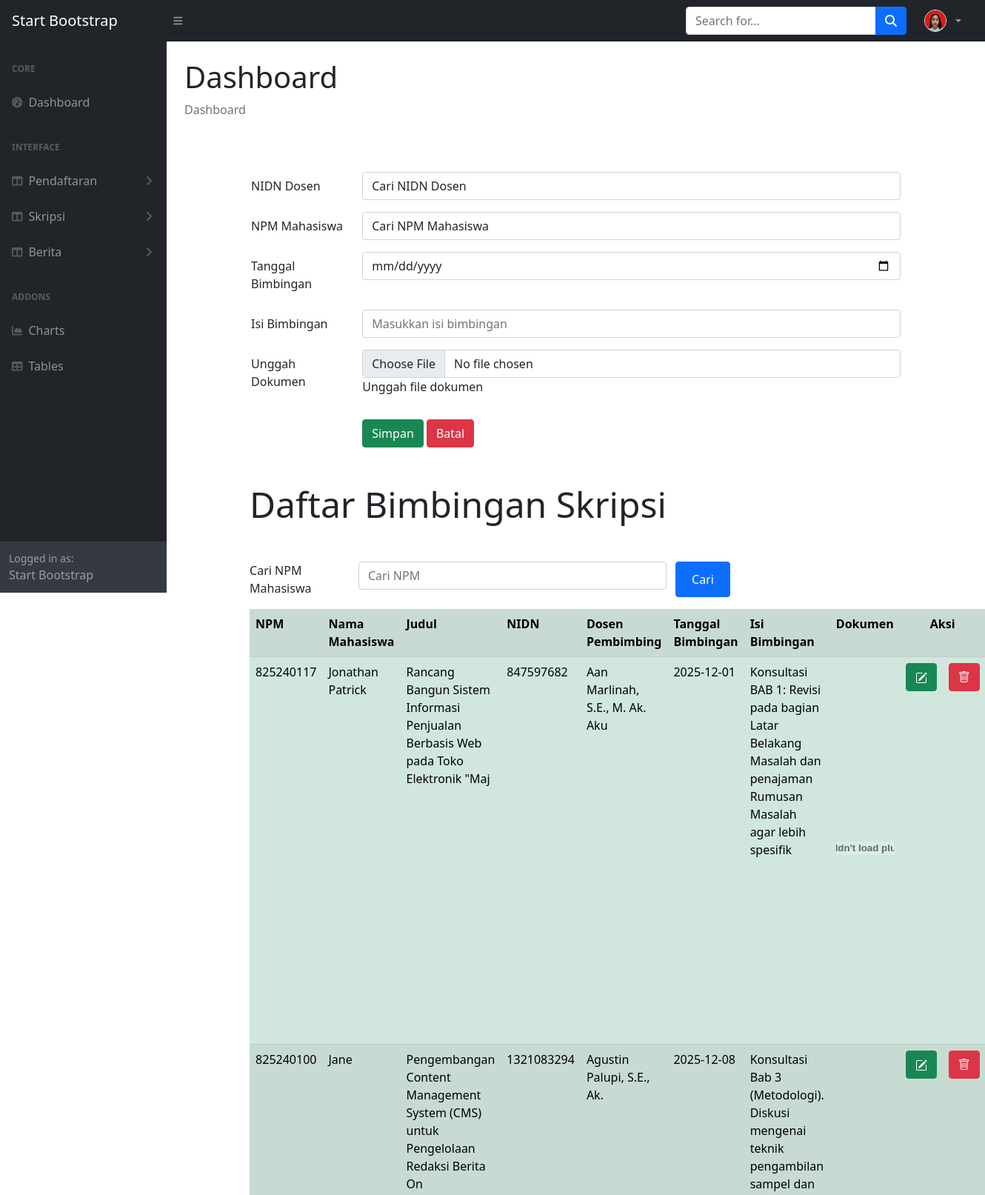
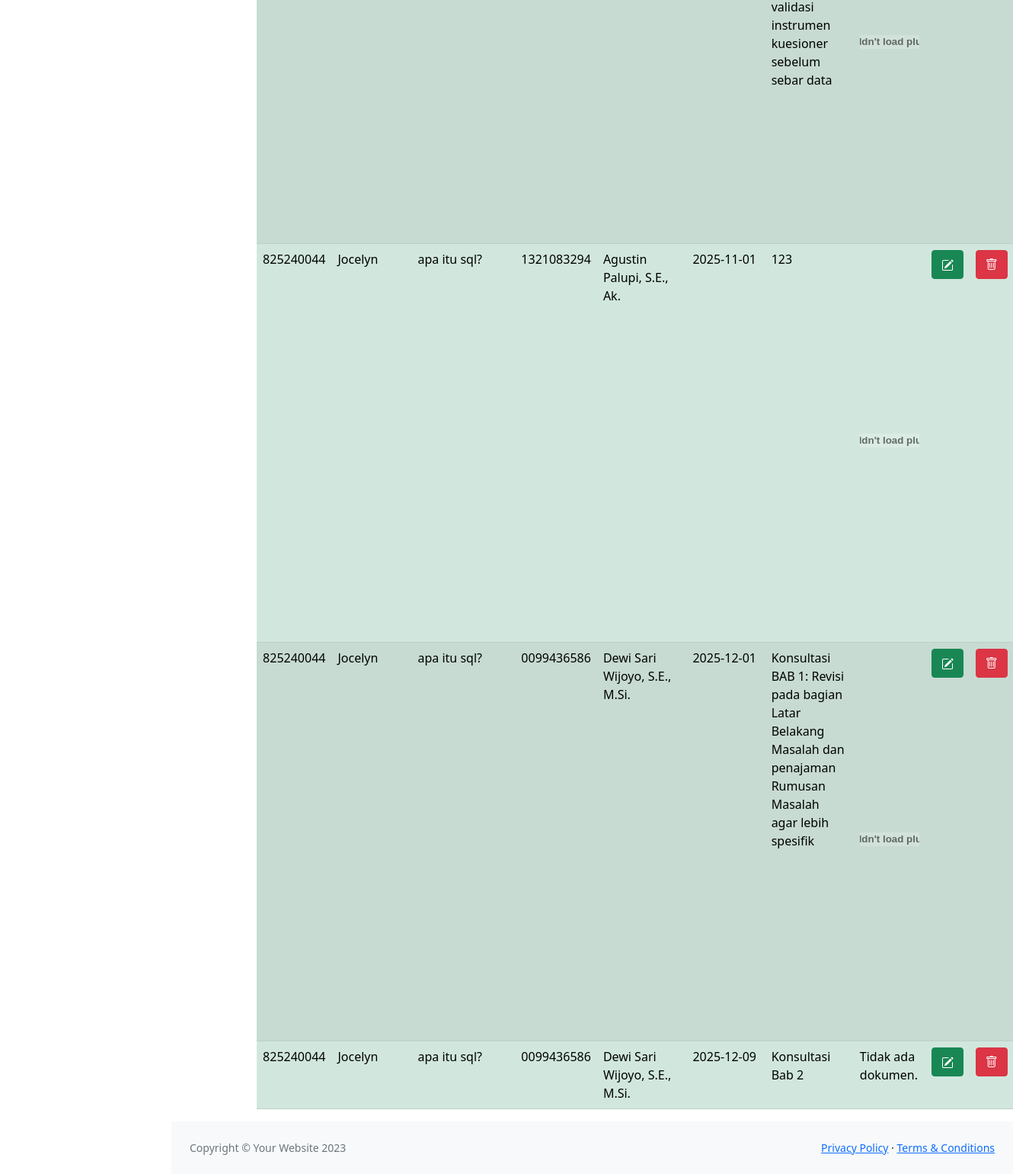
/admin/inputbimbinganskripsi.php (signed in), run on the app's committed database (2 pictures, top to bottom).
### tables this page shows
CREATE TABLE `bimbinganskripsi` (
  `iD` int(11) NOT NULL,
  `dosen_NIDN` char(10) NOT NULL,
  `mhs_NPM` int(11) NOT NULL,
  `bimbingan_TGL` date NOT NULL,
  `bimbingan_ISI` text NOT NULL,
  `bimbingan_DOKUMEN` text NOT NULL
);

CREATE TABLE `pesertaskripsi` (
  `mhs_NPM` int(9) NOT NULL,
  `peserta_SEMT` char(6) NOT NULL,
  `peserta_THAKD` char(9) NOT NULL,
  `peserta_TGLDAFTAR` date NOT NULL,
  `peserta_JUDUL` char(80) NOT NULL,
  `peserta_DESKRIPSI` text NOT NULL,
  `peserta_DOKUMEN` text NOT NULL
);

CREATE TABLE `mahasiswa` (
  `mhs_NPM` int(9) NOT NULL,
  `mhs_Nama` char(40) NOT NULL,
  `mhs_Alamat` varchar(100) NOT NULL,
  `mhs_DOB` date NOT NULL,
  `mhs_Ket` varchar(120) NOT NULL
);

CREATE TABLE `dosen` (
  `dosen_NIDN` char(10) NOT NULL,
  `dosen_NIK` char(8) NOT NULL,
  `dosen_Nama` varchar(30) NOT NULL,
  `dosen_Ket` varchar(160) NOT NULL
);

### admin/inputbimbinganskripsi.php (the view, shortened to what this page needs)
<!DOCTYPE html>
<html lang="en">
<?php
include "bagiankode/head.php";
?>
<body class="sb-nav-fixed">
  <?php
  include "bagiankode/menunav.php";
  ?>
  <div id="layoutSidenav">
    <?php
    include "bagiankode/menu.php";
    ?>
    <div id="layoutSidenav_content">
      <main>
        <div class="container-fluid px-4">
          <h1 class="mt-4">Dashboard</h1>
          <ol class="breadcrumb mb-4">
            <li class="breadcrumb-item active">Dashboard</li>
          </ol>
          <head>
            <link rel="stylesheet" type="text/css" href="css/bootstrap.min.css">
            <link rel="stylesheet" href="https://cdnjs.cloudflare.com/ajax/libs/select2/4.0.9/css/select2.min.css">
            <link rel="stylesheet" type="text/css" href="https://cdnjs.cloudflare.com/ajax/libs/bootstrap-icons/1.13.1/font/bootstrap-icons.min.css">
          </head>
          <body>
            <?php
            include("includes/config.php");
            if (isset($_POST["kirim"])) {
              $search = $_POST["search"];
              $query = mysqli_query($conn, "select * from bimbinganskripsi bs
              join mahasiswa m on bs.mhs_NPM = m.mhs_NPM
              join pesertaskripsi ps on ps.mhs_NPM = m.mhs_NPM
              join dosen d on bs.dosen_NIDN = d.dosen_NIDN
              where bs.mhs_NPM LIKE '%" . $search . "%'");
            } else {
              $query = mysqli_query($conn, "select * from bimbinganskripsi bs
              join mahasiswa m on bs.mhs_NPM = m.mhs_NPM
              join pesertaskripsi ps on ps.mhs_NPM = m.mhs_NPM
              join dosen d on bs.dosen_NIDN = d.dosen_NIDN");
            }
            ?>
            <div class="row">
              <div class="col-1"></div>
              <div class="col-10">
                <form method="POST" enctype="multipart/form-data">
                  <div class="row mb-3 mt-5">
                    <label for="nidnDOSEN" class="col-sm-2 col-form-label">NIDN Dosen</label>
                    <div class="col-sm-10">
                      <select class="form-control" id="nidnDOSEN" name="nidnDOSEN">
                        <option>Cari NIDN Dosen</option>
                      </select>
                    </div>
                  </div>
                  <div class="row mb-3">
                    <label for="npmMHS" class="col-sm-2 col-form-label">NPM Mahasiswa</label>
                    <div class="col-sm-10">
                      <select class="form-control" id="npmMHS" name="npmMHS">
                        <option>Cari NPM Mahasiswa</option>
                      </select>
                    </div>
                  </div>
                  <div class="row mb-3">
                    <label for="tglBIMBINGAN" class="col-sm-2 col-form-label">Tanggal Bimbingan</label>
                    <div class="col-sm-10">
                      <input type="date" class="form-control" id="tglBIMBINGAN" name="tglBIMBINGAN">
                    </div>
                  </div>
                  <div class="row mb-3">
                    <label for="isiBIMBINGAN" class="col-sm-2 col-form-label">Isi Bimbingan</label>
                    <div class="col-sm-10">
                      <input type="text" class="form-control" id="isiBIMBINGAN" name="isiBIMBINGAN" placeholder="Masukkan isi bimbingan">
                    </div>
                  </div>
                  <div class="row mb-3">
                    <label for="bimbinganDOKUMEN" class="col-sm-2 col-form-label">Unggah Dokumen</label>
                    <div class="col-sm-10">
                      <input type="file" class="form-control" id="bimbinganDOKUMEN" name="bimbinganDOKUMEN" accept="application/pdf">
                      <p class="help-block">Unggah file dokumen</p>
                    </div>
                  </div>
                  <div class="form-group row">
                    <div class="col-2"></div>
                    <div class="col-10">
                      <input type="submit" class="btn btn-success" value="Simpan" name="Simpan">
                      <input type="reset" class="btn btn-danger" value="Batal" name="Batal">
                    </div>
                  </div>
                </form>
              </div>
              <div class="row">
                <div class="col-1"></div>
                <div class="col-10">
                  <div class="jumbotron mt-5 mb-3">
                    <h1 class="display-5">Daftar Bimbingan Skripsi</h1>
                  </div>
                  <form method="POST">
                    <div class="form-group row mt-5 mb-3">
                      <label for="search" class="col-sm-2">Cari NPM Mahasiswa</label>
                      <div class="col-sm-6">
                        <input type="text" name="search" class="form-control" id="search"
                          value="<?php if (isset($_POST["search"])) {
                                    echo $_POST["search"];
                                  } ?>" placeholder="Cari NPM">
                      </div>
                      <input type="submit" name="kirim" value="Cari" class="col-sm-1 btn btn-primary">
                    </div>
                  </form>
                  <table class="table table-striped table-success">
                    <tr class="info">
                      <th>NPM</th>
                      <th>Nama Mahasiswa</th>
                      <th>Judul</th>
                      <th>NIDN</th>
                      <th>Dosen Pembimbing</th>
                      <th>Tanggal Bimbingan</th>
                      <th>Isi Bimbingan</th>
                      <th>Dokumen</th>
                      <th colspan="2" style="text-align: center;">Aksi</th>
                    </tr>
                      <?php while ($row = mysqli_fetch_array($query)) { ?>
                        <tr class="danger">
                          <td><?php echo $row['mhs_NPM']; ?></td>
                          <td><?php echo $row['mhs_Nama']; ?></td>
                          <td><?php echo $row['peserta_JUDUL']; ?></td>
                          <td><?php echo $row['dosen_NIDN']; ?></td>
                          <td><?php echo $row['dosen_Nama']; ?></td>
                          <td><?php echo $row['bimbingan_TGL']; ?></td>
                          <td><?php echo $row['bimbingan_ISI']; ?></td>
                          <td>
                            <?php
                            if (!empty($row['bimbingan_DOKUMEN'])) {
                              $filePath = 'uploads/' . $row['bimbingan_DOKUMEN'];
                            ?>
                              <embed
                                src="<?php echo $filePath; ?>"
                                type="application/pdf"
                                width="100%"
                                height="500px" />
                            <?php
                            } else {
                              echo "<p>Tidak ada dokumen.</p>";
                            }
                            ?>
                          </td>
                          <td>
                            <a href="editbimbinganskripsi.php?id=<?php echo $row["iD"] ?>" class="btn btn-success" title="EDIT">
                            </a>
                          </td>
                          <td>
                            <a href="hapusbimbinganskripsi.php?id=<?php echo $row["iD"] ?>" class="btn btn-danger" title="HAPUS">
                              <i class="bi bi-trash"></i>
                            </a>
                          </td>
                        </tr>
                      <?php } ?>
                  </table>
                </div>
              </div>
          </body>
        </div>
      </main>
      <?php
      include "bagiankode/footer.php";
      ?>
    </div>
  </div>
</body>
</html>

### admin/bagiankode/menunav.php (shortened to what this page needs)
<?php
include "includes/config.php";
if (isset($_SESSION['useremail'])) {
    $email_log = $_SESSION['useremail'];
    $admin_query = mysqli_query($conn, "SELECT admin_FOTO, admin_NAMA FROM admin WHERE admin_USER = '$email_log'");
    $admin_data = mysqli_fetch_array($admin_query);
    $foto_db = $admin_data['admin_FOTO'];
} else {
    $nama_admin = "Admin";
    $foto_db = "";
}
if (!empty($foto_db)) {
        $foto_tampil = 'images/' . $foto_db;
    }
?>
<nav class="sb-topnav navbar navbar-expand navbar-dark bg-dark">
  <a class="navbar-brand ps-3" href="dashboard.php">Start Bootstrap</a>
  <button class="btn btn-link btn-sm order-1 order-lg-0 me-4 me-lg-0" id="sidebarToggle" href="#!"><i class="fas fa-bars"></i></button>
  <form class="d-none d-md-inline-block form-inline ms-auto me-0 me-md-3 my-2 my-md-0">
    <div class="input-group">
      <input class="form-control" type="text" placeholder="Search for..." aria-label="Search for..." aria-describedby="btnNavbarSearch" />
      <button class="btn btn-primary" id="btnNavbarSearch" type="button"><i class="fas fa-search"></i></button>
    </div>
  </form>
  <ul class="navbar-nav ms-auto ms-md-0 me-3 me-lg-4">
    <li class="nav-item dropdown">
      <a class="nav-link dropdown-toggle" id="navbarDropdown" href="#" role="button" data-bs-toggle="dropdown" aria-expanded="false" style="display: flex; align-items: center;">
        <img src="<?php echo $foto_tampil; ?>"
             alt="Profile"
             class="rounded-circle"
             style="width: 30px; height: 30px; object-fit: cover; margin-right: 8px; border: 1px solid #fff;">
      </a>
    </li>
  </ul>
</nav>

### data on the page
bimbinganskripsi: pesertaskripsi.mhs_NPM "825240117", mahasiswa.mhs_Nama "Jonathan Patrick", pesertaskripsi.peserta_JUDUL "Rancang Bangun Sistem Informasi Penjualan Berbasis Web pada Toko Elektronik \"Maj", dosen.dosen_NIDN "847597682", dosen.dosen_Nama "Aan Marlinah, S.E., M. Ak. Aku", bimbingan_TGL "2025-12-01", bimbingan_ISI "Konsultasi BAB 1: Revisi pada bagian Latar Belakang Masalah dan penajaman Rumusan Masalah agar lebih spesifik"
bimbinganskripsi: pesertaskripsi.mhs_NPM "825240100", mahasiswa.mhs_Nama "Jane", pesertaskripsi.peserta_JUDUL "Pengembangan Content Management System (CMS) untuk Pengelolaan Redaksi Berita On", dosen.dosen_NIDN "1321083294", dosen.dosen_Nama "Agustin Palupi, S.E., Ak.", bimbingan_TGL "2025-12-08", bimbingan_ISI "Konsultasi Bab 3 (Metodologi). Diskusi mengenai teknik pengambilan sampel dan validasi instrumen kuesioner sebelum sebar data"
bimbinganskripsi: pesertaskripsi.mhs_NPM "825240044", mahasiswa.mhs_Nama "Jocelyn", pesertaskripsi.peserta_JUDUL "apa itu sql?", dosen.dosen_NIDN "1321083294", dosen.dosen_Nama "Agustin Palupi, S.E., Ak.", bimbingan_TGL "2025-11-01", bimbingan_ISI "123"
bimbinganskripsi: pesertaskripsi.mhs_NPM "825240044", mahasiswa.mhs_Nama "Jocelyn", pesertaskripsi.peserta_JUDUL "apa itu sql?", dosen.dosen_NIDN "0099436586", dosen.dosen_Nama "Dewi Sari Wijoyo, S.E., M.Si.", bimbingan_TGL "2025-12-01", bimbingan_ISI "Konsultasi BAB 1: Revisi pada bagian Latar Belakang Masalah dan penajaman Rumusan Masalah agar lebih spesifik"
bimbinganskripsi: pesertaskripsi.mhs_NPM "825240044", mahasiswa.mhs_Nama "Jocelyn", pesertaskripsi.peserta_JUDUL "apa itu sql?", dosen.dosen_NIDN "0099436586", dosen.dosen_Nama "Dewi Sari Wijoyo, S.E., M.Si.", bimbingan_TGL "2025-12-09", bimbingan_ISI "Konsultasi Bab 2", bimbingan_DOKUMEN "Tidak ada dokumen."
